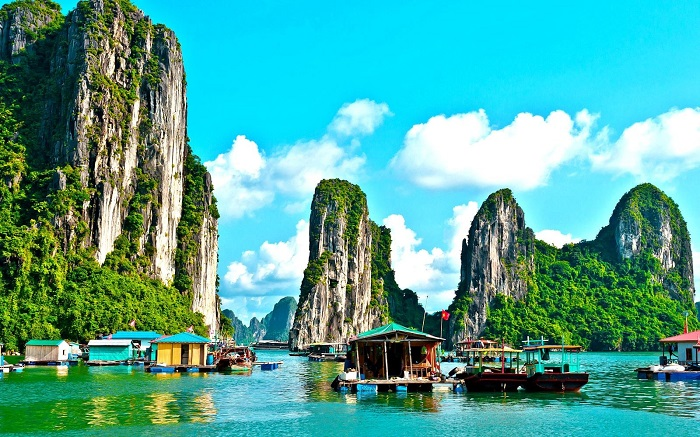
#> input picture Lab_2/Exercise/img/ha-long-bay-in-vietnam.jpg, 700 x 437 px
$ jupyter execute excute.ipynb
#> lines starting #> are read from the running program, lines starting #| are printed output that depends on the picture
[cell 1]
# Bài 1
import os
from PIL import Image
import numpy as np
import matplotlib.pyplot as plt
import cv2
from typing import Callable, Tuple, List


def image_inverse(img: np.ndarray) -> np.ndarray:
    """Đảo ngược giá trị pixel của ảnh (Negative transformation)."""
    return 255 - img

def gamma_correction(img: np.ndarray, gamma: float = 2.2) -> np.ndarray:
    """Hiệu chỉnh Gamma cho ảnh."""
    img_float = img.astype(np.float32) / 255.0
    img_gamma = np.power(img_float, gamma)
    return np.clip(img_gamma * 255.0, 0, 255).astype(np.uint8)

def log_transformation(img: np.ndarray) -> np.ndarray:
    """Biến đổi Logarithmic cho ảnh."""
    img_float = img.astype(np.float32)


    max_val = np.max(img_float)
    if max_val == 0:
        return img.copy()

    c = 255.0 / np.log(1 + max_val)
    img_log = c * np.log(1 + img_float)
    return np.clip(img_log, 0, 255).astype(np.uint8)

def histogram_equalization(img: np.ndarray) -> np.ndarray:
    """Cân bằng Histogram cho ảnh."""

    if img.dtype != np.uint8:
        img_uint8 = np.clip(img, 0, 255).astype(np.uint8)
    else:
        img_uint8 = img
    return cv2.equalizeHist(img_uint8)

def contrast_stretching(img: np.ndarray) -> np.ndarray:
    """Giãn tương phản (Contrast Stretching)."""
    a, b = np.min(img), np.max(img)
    if a == b:
        return img.copy()

    img_float = img.astype(np.float32)
    stretched = (img_float - a) * (255.0 / (b - a))
    return np.clip(stretched, 0, 255).astype(np.uint8)


def process_display_and_save(
    img_array_gray: np.ndarray,
    original_file_path: str,
    transform_func: Callable[[np.ndarray], np.ndarray],
    suffix: str,
    output_folder: str = './output_optimized'
) -> None:


    print(f"  Applying: {suffix}")
    try:
        img_transformed = transform_func(img_array_gray.copy())


        base_name = os.path.basename(original_file_path)
        name_part, ext_part = os.path.splitext(base_name)
        output_filename = f"{name_part}_{suffix}{ext_part}"
        output_path = os.path.join(output_folder, output_filename)


        Image.fromarray(img_transformed).save(output_path)
        print(f"    Saved: {output_path}")


        plt.figure()
        plt.imshow(img_transformed, cmap='gray', vmin=0, vmax=255)
        plt.title(f"{name_part} - {suffix}")
        plt.axis('off')
        plt.show()

    except Exception as e:
        print(f"    Error processing {suffix} for {original_file_path}: {e}")


def main():
    img_path = './img/ha-long-bay-in-vietnam.jpg'
    output_dir = './output'

    if not os.path.exists(img_path):
        print(f"Lỗi: Không tìm thấy ảnh tại '{img_path}'")
        return


    os.makedirs(output_dir, exist_ok=True)


    try:
        img_pil = Image.open(img_path).convert('L')
        img_np_gray = np.array(img_pil)
    except Exception as e:
        print(f"Lỗi khi đọc hoặc chuyển đổi ảnh '{img_path}': {e}")
        return

    print(f"Bắt đầu xử lý ảnh: {img_path}")


    transformations: List[Tuple[str, Callable[[np.ndarray], np.ndarray]]] = [
        ('inverse', image_inverse),
        ('gamma_2.2', lambda img: gamma_correction(img, gamma=2.2)),

        ('log', log_transformation),
        ('histeq', histogram_equalization),
        ('contrast', contrast_stretching)
    ]


    for suffix, func in transformations:
        process_display_and_save(
            img_np_gray,
            img_path,
            func,
            suffix,
            output_folder=output_dir
        )
#> this loop made 5 passes
#> pass 1, in process_display_and_save, `img_transformed = transform_func(img_array_gray.copy())`:
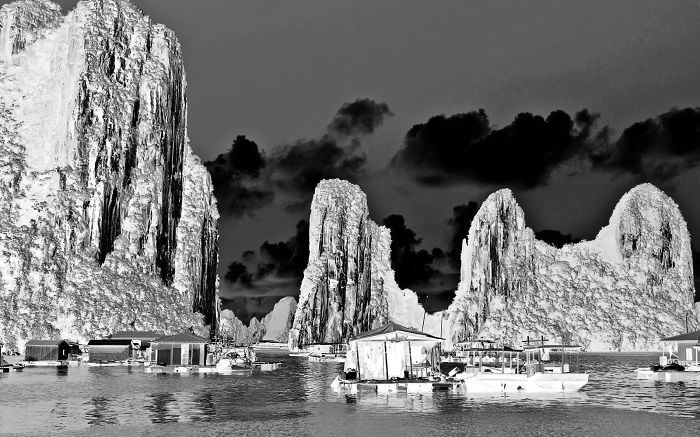
#> img_transformed: shape (437, 700); min 0, max 255, mean 116.6
#> pass 2, in process_display_and_save (call 2), `img_transformed = transform_func(img_array_gray.copy())`:
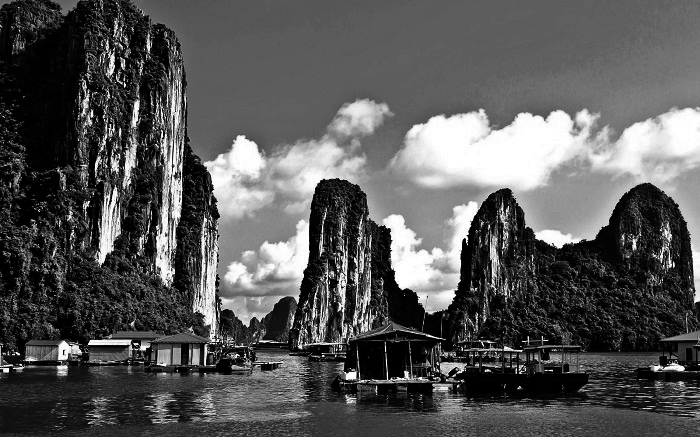
#> img_transformed: shape (437, 700); min 0, max 255, mean 87.3
#> pass 3, in log_transformation, `img_log = c * np.log(1 + img_float)`:
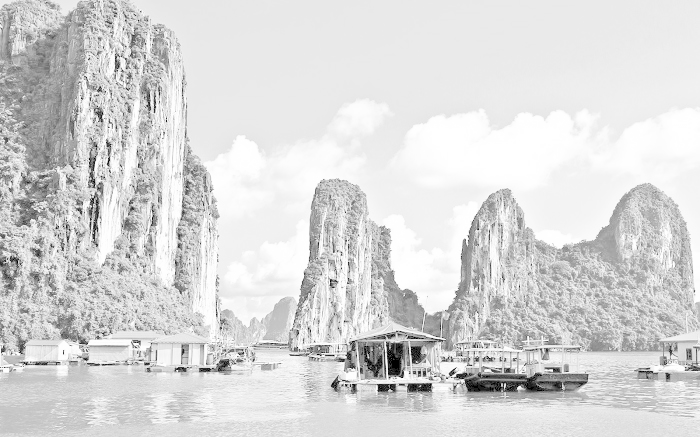
#> img_log: shape (437, 700) float32; min 0, max 255, mean 217

    print(f"\nĐã xử lý xong tất cả các phương pháp.")
    print(f"Kết quả được lưu vào thư mục: {os.path.abspath(output_dir)}")

if __name__ == "__main__":
    main()

[cell 2]
# Bài 2
import numpy as np
import matplotlib.pyplot as plt
from PIL import Image
from pathlib import Path

def fast_fourier_transform(img):
    fshift = np.fft.fftshift(np.fft.fft2(img))
    magnitude_spectrum = 20 * np.log(np.abs(fshift) + 1)
    return np.uint8(magnitude_spectrum)

def create_butterworth_filter(shape, d0, n, highpass=False):
    rows, cols = shape
    crow, ccol = rows // 2, cols // 2
    u = np.arange(rows)
    v = np.arange(cols)
    V, U = np.meshgrid(v, u)
    D = np.sqrt((U - crow) ** 2 + (V - ccol) ** 2)
    if highpass:
        H = 1 / (1 + (d0 / (D + 1e-5)) ** (2 * n))  # tránh chia 0
    else:
        H = 1 / (1 + (D / d0) ** (2 * n))
    return H

def apply_filter(img, filter_mask):
    fshift = np.fft.fftshift(np.fft.fft2(img))
    fshift_filtered = fshift * filter_mask
    img_back = np.abs(np.fft.ifft2(np.fft.ifftshift(fshift_filtered)))
    return np.uint8(img_back)

def process_and_collect(img_path, functions):
    img = Image.open(img_path).convert('L')
    img_np = np.array(img)
    file_root = img_path.stem
    out_folder = Path('output')
    out_folder.mkdir(exist_ok=True)

    results = []
    for func, suffix in functions:
        result = func(img_np)
        results.append((suffix, result))
        Image.fromarray(result).save(out_folder / f"{file_root}_{suffix}.jpg")
#> this loop made 3 passes
#> pass 1, in fast_fourier_transform, `magnitude_spectrum = 20 * np.log(np.abs(fshift) + 1)`:
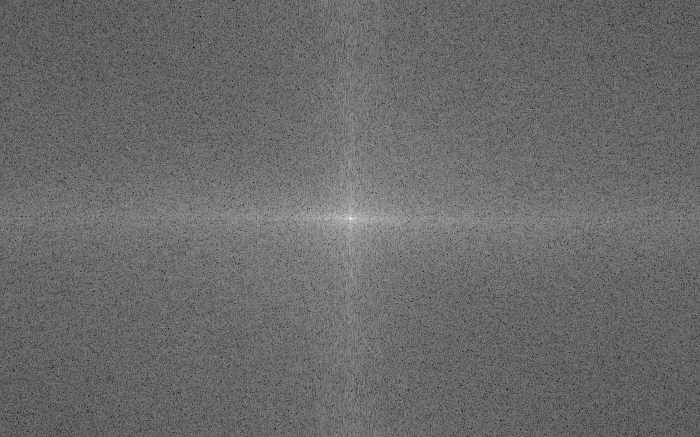
#> magnitude_spectrum: shape (437, 700) float64; min 65.45, max 351.2, mean 185; drawn with min black and max white
#> pass 1, in process_and_collect, `result = func(img_np)`:
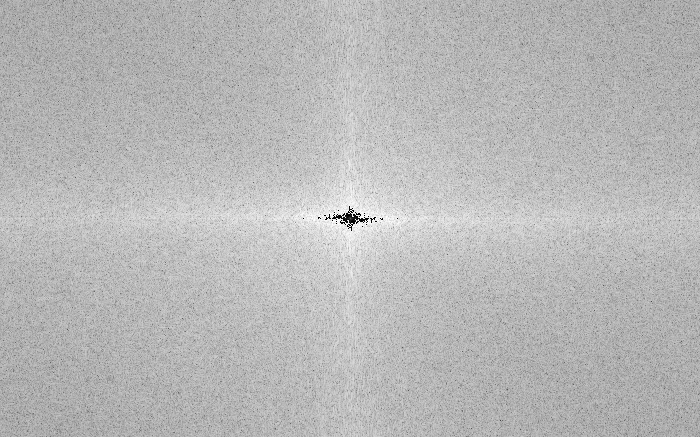
#> result: shape (437, 700); min 0, max 255, mean 184.2
#> after the loop:
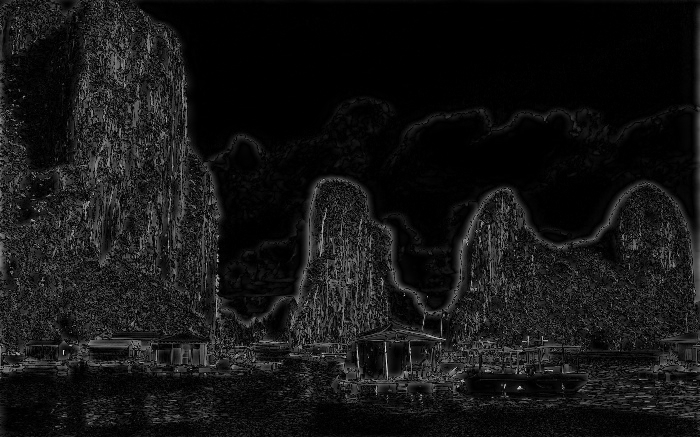
#> result: shape (437, 700); min 0, max 223, mean 20.8
#> after the loop, results = 3 items

    return file_root, results

def main():
    folder = Path('./img')
    folder.mkdir(exist_ok=True)
    img_files = list(folder.glob("*.jpg")) + list(folder.glob("*.jpeg")) + list(folder.glob("*.png"))

    if not img_files:
        print("Không tìm thấy ảnh trong thư mục 'img'. Hãy thêm ảnh .jpg/.jpeg/.png rồi chạy lại.")
        return

    def butter_low(img): return apply_filter(img, create_butterworth_filter(img.shape, d0=30, n=2))
    def butter_high(img): return apply_filter(img, create_butterworth_filter(img.shape, d0=30, n=2, highpass=True))

    functions = [
        (fast_fourier_transform, 'fft'),
        (butter_low, 'lowpass'),
        (butter_high, 'highpass')
    ]

    all_results = []
    for img_path in img_files:
        print("Đang xử lý:", img_path.name)
        name, results = process_and_collect(img_path, functions)
#> name = 'ha-long-bay-in-vietnam'; results = 3 items
        all_results.append((name, results))
#> pass 2 of the loop in main, `for img_path in img_files:`:
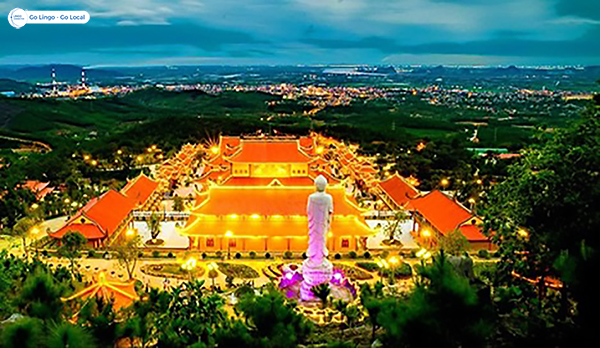
#> input picture Lab_2/Exercise/img/pagoda.jpg, 600 x 348 px
#> after the loop in process_and_collect (call 2), `for func, suffix in functions:`:
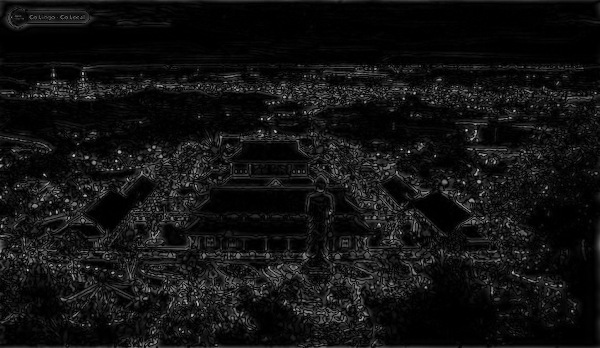
#> result: shape (348, 600); min 0, max 205, mean 17.5
#> in main, `name, results = process_and_collect(img_path, functions)`: name = 'pagoda'

    print("Đã xử lý xong. Kết quả lưu trong thư mục output\n")

    for name, results in all_results:
        plt.figure(figsize=(12, 4))
        for i, (suffix, img_result) in enumerate(results):
            plt.subplot(1, len(results), i + 1)
            plt.imshow(img_result, cmap='gray')
            plt.title(f"{name} - {suffix}")
            plt.axis('off')
        plt.tight_layout()
        plt.show()
#> this loop made 3 passes
#> name on passes 1 to 3: 'ha-long-bay-in-vietnam', 'pagoda', 'quang_ninh'
#> in process_image, img is the input picture: PIL image 700x437 RGB; mean R, G, B 80.7, 164.8, 153.4

if __name__ == "__main__":
    main()

[cell 3]
# Bài 3
import random
import numpy as np
import matplotlib.pyplot as plt
from PIL import Image
from pathlib import Path

# === Bộ filter FFT dùng lại ===
def create_butterworth_filter(shape, d0, n, highpass=False):
    rows, cols = shape
    crow, ccol = rows // 2, cols // 2
    u = np.arange(rows)
    v = np.arange(cols)
    V, U = np.meshgrid(v, u)
    D = np.sqrt((U - crow)**2 + (V - ccol)**2)
    if highpass:
        H = 1 / (1 + (d0 / (D + 1e-5))**(2 * n))
    else:
        H = 1 / (1 + (D / d0)**(2 * n))
    return H

def apply_filter(img_gray, H):
    fshift = np.fft.fftshift(np.fft.fft2(img_gray))
    fshift_filtered = fshift * H
    img_back = np.abs(np.fft.ifft2(np.fft.ifftshift(fshift_filtered)))
    return np.uint8(img_back)

def fast_fourier_transform(img_gray):
    fshift = np.fft.fftshift(np.fft.fft2(img_gray))
    magnitude_spectrum = 20 * np.log(np.abs(fshift) + 1)
    return np.uint8(magnitude_spectrum)

# === Biến đổi shuffle RGB ===
def shuffle_rgb(img_rgb):
    channels = list(img_rgb.split())
#> channels = 3 items
    random.shuffle(channels)
    return Image.merge('RGB', channels)
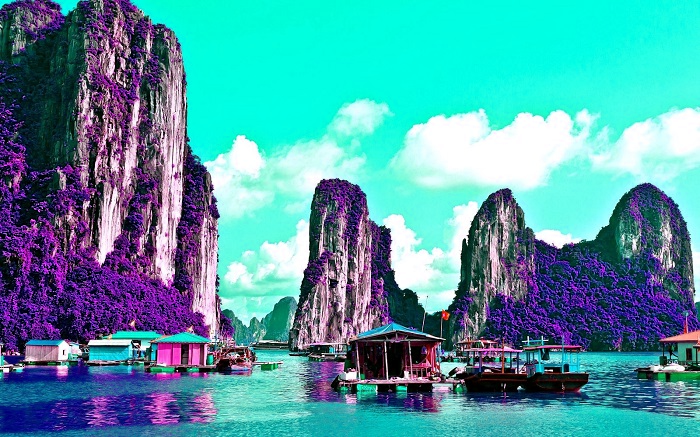
#> returned value: PIL image 700x437 RGB; mean R, G, B 80.7, 153.4, 164.8

# === Hàm xử lý một ảnh ===
def process_image(img_path, transforms, out_folder):
    img = Image.open(img_path).convert('RGB')
    file_root = img_path.stem

    img_shuffled = shuffle_rgb(img)
    img_gray = np.array(img_shuffled.convert('L'))
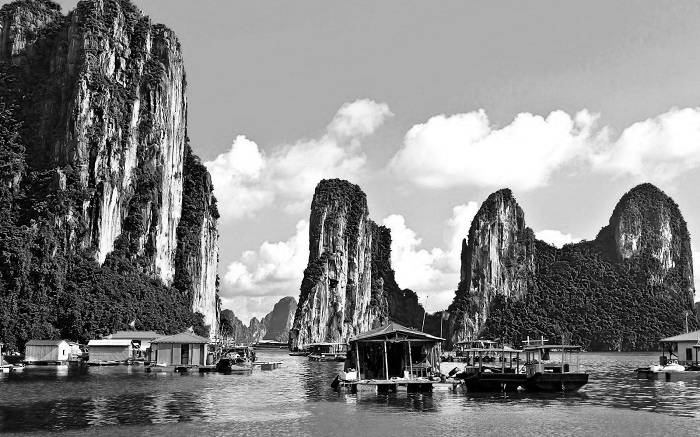
#> img_gray: shape (437, 700); min 0, max 255, mean 133

    func, suffix = random.choice(transforms)
    result_img = func(img_gray)

    out_path = out_folder / f"{file_root}_shuffled_{suffix}.jpg"
    Image.fromarray(result_img).save(out_path)

    plt.imshow(result_img, cmap='gray')
    plt.title(f"{file_root} - shuffled RGB + {suffix}")
    plt.axis('off')
    plt.show()

def main():
    folder = Path('img')
    folder.mkdir(exist_ok=True)

    img_files = list(folder.glob("*.jpg")) + list(folder.glob("*.jpeg")) + list(folder.glob("*.png"))
    if not img_files:
        print("Không tìm thấy ảnh trong thư mục 'img'. Hãy thêm ảnh .jpg/.jpeg/.png.")
        return

    out_folder = Path('output')
    out_folder.mkdir(exist_ok=True)

    # Khai báo các transform
    transforms = [
        (fast_fourier_transform, 'fft'),
        (lambda img: apply_filter(img, create_butterworth_filter(img.shape, d0=30, n=2)), 'lowpass'),
        (lambda img: apply_filter(img, create_butterworth_filter(img.shape, d0=30, n=2, highpass=True)), 'highpass'),
    ]

    for img_path in img_files:
        print("Đang xử lý:", img_path.name)
        process_image(img_path, transforms, out_folder)
#> pass 2 of the loop in main, `for img_path in img_files:`:
#> in process_image, img is the input picture: PIL image 600x348 RGB; mean R, G, B 82.1, 94.8, 64.1

    print("Đã xử lý xong tất cả ảnh. Kết quả lưu trong thư mục output")

if __name__ == "__main__":
    main()

[cell 4]
# Bài 4
import random
import numpy as np
import matplotlib.pyplot as plt
from PIL import Image, ImageFilter
from pathlib import Path

# === Bộ lọc Butterworth (dùng lại) ===
def create_butterworth_filter(shape, d0, n=2, highpass=False):
    rows, cols = shape
    crow, ccol = rows // 2, cols // 2
    u = np.arange(rows)
    v = np.arange(cols)
    V, U = np.meshgrid(v, u)
    D = np.sqrt((U - crow)**2 + (V - ccol)**2)
    if highpass:
        H = 1 / (1 + (d0 / (D + 1e-5))**(2 * n))  # tránh chia 0
    else:
        H = 1 / (1 + (D / d0)**(2 * n))
    return H

def apply_filter(img_gray, H):
    fshift = np.fft.fftshift(np.fft.fft2(img_gray))
    f_filtered = fshift * H
    img_back = np.abs(np.fft.ifft2(np.fft.ifftshift(f_filtered)))
    return np.uint8(img_back)

# === RGB shuffle ===
def shuffle_rgb(img_rgb):
    channels = list(img_rgb.split())
#> channels = 3 items
    random.shuffle(channels)
    return Image.merge('RGB', channels)
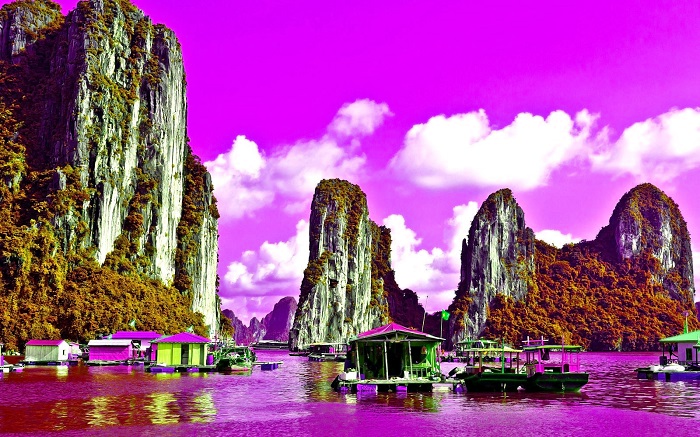
#> returned value: PIL image 700x437 RGB; mean R, G, B 164.8, 80.7, 153.4

# === Min/Max filter (gộp chung) ===
def apply_pil_filter(img_array, mode='min'):
    img = Image.fromarray(img_array)
    if mode == 'min':
        return np.array(img.filter(ImageFilter.MinFilter(size=3)))
    elif mode == 'max':
        return np.array(img.filter(ImageFilter.MaxFilter(size=3)))
    else:
        raise ValueError("Chế độ lọc không hợp lệ. Chọn 'min' hoặc 'max'.")

# === Xử lý 1 ảnh ===
def process_image(img_path, out_folder, transforms):
    img_rgb = Image.open(img_path).convert('RGB')
    file_root = img_path.stem

    img_shuffled = shuffle_rgb(img_rgb)
    img_gray = np.array(img_shuffled.convert('L'))
#> img_gray: shape (437, 700)

    freq_func, suffix, filter_mode = random.choice(transforms)
    freq_result = freq_func(img_gray)
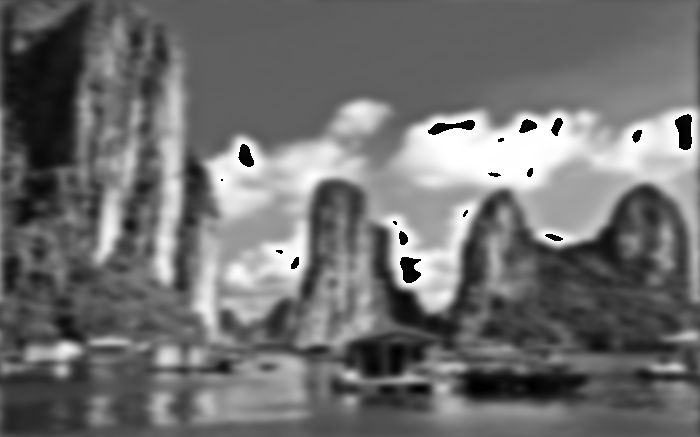
#> freq_result: shape (437, 700); min 0, max 255, mean 111.8
    filtered_result = apply_pil_filter(freq_result, mode=filter_mode)

    out_path = out_folder / f"{file_root}_shuffled_{suffix}_filtered.jpg"
    Image.fromarray(filtered_result).save(out_path)

    plt.imshow(filtered_result, cmap='gray')
    plt.title(f"{file_root} - {suffix} + {filter_mode} filter")
    plt.axis('off')
    plt.show()

def main():
    folder = Path('img')
    folder.mkdir(exist_ok=True)
    img_files = list(folder.glob("*.jpg")) + list(folder.glob("*.jpeg")) + list(folder.glob("*.png"))

    if not img_files:
        print("Không tìm thấy ảnh hợp lệ trong thư mục 'img'.")
        return

    out_folder = Path('output')
    out_folder.mkdir(exist_ok=True)

    # Tập hợp các biến đổi tần số + lọc
    transforms = [
        (lambda img: apply_filter(img, create_butterworth_filter(img.shape, d0=30, n=2)), 'lowpass', 'min'),
        (lambda img: apply_filter(img, create_butterworth_filter(img.shape, d0=30, n=2, highpass=True)), 'highpass', 'max'),
    ]

    for img_path in img_files:
        print("Đang xử lý:", img_path.name)
        process_image(img_path, out_folder, transforms)
#> pass 2 of the loop in main, `for img_path in img_files:`:
#> in process_image (call 2), `freq_result = freq_func(img_gray)`:
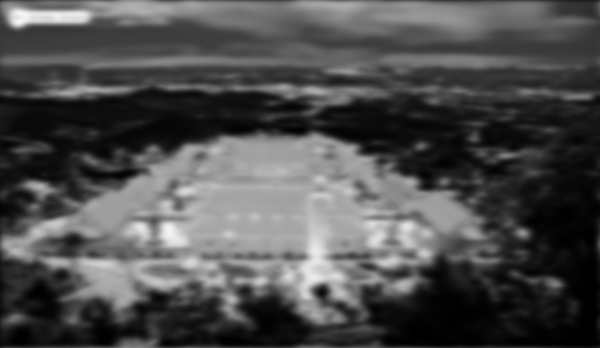
#> freq_result: shape (348, 600); min 0, max 247, mean 77.7

    print("Hoàn tất xử lý tất cả ảnh. Kết quả lưu trong thư mục output")

if __name__ == "__main__":
    main()
